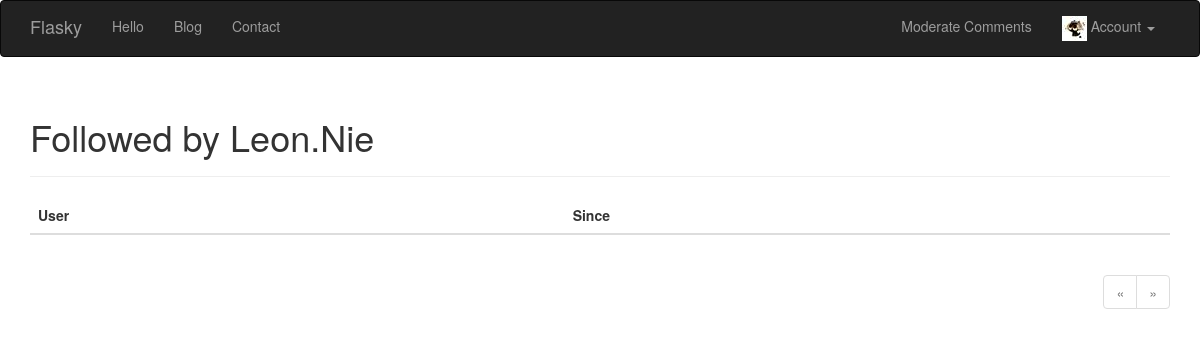
/followed-by/Leon.Nie (signed in), run on an earlier commit of the app's database.
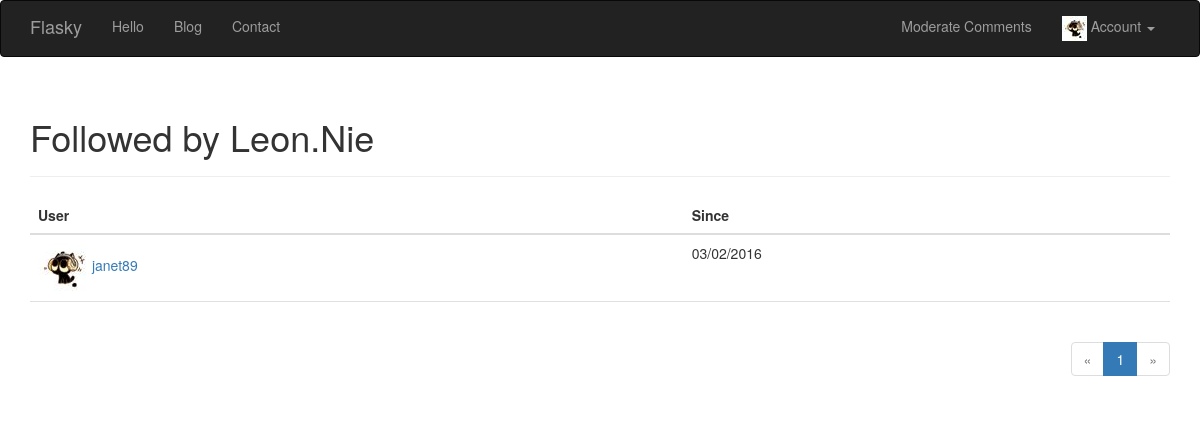
And on a later commit of the database.
### app/models.py (models this page shows, shortened)
class User(UserMixin, db.Model):
    __tablename__ = 'users'
    id = db.Column(db.Integer, primary_key=True)
    email = db.Column(db.String(64), unique=True, index=True)
    username = db.Column(db.String(64), unique=True, index=True)
    role_id = db.Column(db.Integer, db.ForeignKey('roles.id'))
    password_hash = db.Column(db.String(128))
    confirmed = db.Column(db.BOOLEAN, default=False)
    followed = db.relationship('Follow',
                               foreign_keys=[Follow.follower_id],
                               backref=db.backref('follower', lazy='joined'),
                               lazy='dynamic',
                               cascade='all,delete-orphan')
    followers = db.relationship('Follow',
                                foreign_keys=[Follow.followed_id],
                                backref=db.backref('followed', lazy='joined'),
                                lazy='dynamic',
                                cascade='all, delete-orphan')
    comments = db.relationship('Comment', backref='author', lazy='dynamic')
    name = db.Column(db.String(64))
    location = db.Column(db.String(64))
    about_me = db.Column(db.Text())
    Ico = db.Column(db.Integer, default='2')
    member_since = db.Column(db.DateTime(), default=datetime.utcnow)  # 注册时间，db.Column()参数可以接受函数为参数
    last_seen = db.Column(db.DateTime, default=datetime.utcnow)  # 最后登录时间
    posts = db.relationship('Post', backref='author', lazy='dynamic')
    @property
    def password(self):
        raise AttributeError('Password is not a readable attribute')
    def can(self, permissions):
        return self.role.permissions is not None and (self.role.permissions & permissions) == permissions
    def ping(self):
        self.last_seen = datetime.utcnow()
        db.session.add(self)
    def IDIco(self, size='big'):
        if self.Ico is not None:
            if size == "mid":
                url = '../static/avatar/' + str(self.Ico) + '_mid.jpg'
            elif size == "li":
                url = '../static/avatar/' + str(self.Ico) + '_li.jpg'
            else:
                url = '../static/avatar/' + str(self.Ico) + '.jpg'
            return url

class Follow(db.Model):
    __tablename__ = 'follows'
    follower_id = db.Column(db.Integer, db.ForeignKey('users.id'), primary_key=True)
    followed_id = db.Column(db.Integer, db.ForeignKey('users.id'), primary_key=True)
    timestamp = db.Column(db.DateTime, default=datetime.utcnow)

### app/main/views.py (the view)
@main.route('/followed-by/<username>')
def followed_by(username):
    user = User.query.filter_by(username=username).first()
    if user is None:
        flash('Invalid user.')
        return redirect(url_for('.index'))
    page = request.args.get('page', 1, type=int)
    pagination = user.followed.paginate(
            page, per_page=current_app.config['FLASKY_FOLLOWERS_PER_PAGE'],
            error_out=False)
    follows = [{'user': item.followed, 'timestamp': item.timestamp}
               for item in pagination.items]
    return render_template('followers.html', user=user, title="Followed by",
                           endpoint='.followed_by', pagination=pagination,
                           follows=follows)

### app/auth/views.py (called while the page is built)
@auth.before_app_request
def before_request():
    if current_user.is_authenticated:
        current_user.ping()

### app/main/__init__.py (called while the page is built)
@main.app_context_processor
def inject_permissions():
    return dict(Permission=Permission)

### app/models.py (called while the page is built)
@login_manager.user_loader
def load_user(user_id):
    return User.query.get(int(user_id))

### app/templates/followers.html (shortened to what this page needs)
{% extends "base.html" %}
{% import "_macros.html" as macros %}
{% block page_content %}
<div class="page-header">
    <h1>{{ title }} {{ user.username }}</h1>
</div>
<table class="table table-hover followers">
    <thead><tr><th>User</th><th>Since</th></tr></thead>
    {% for follow in follows %}
    {% if follow.user != user %}
    <tr>
        <td>
            <a href="{{ url_for('.user', username = follow.user.username) }}">
                <img class="img-rounded" src="{{ user.IDIco('mid') }}">
                {{ follow.user.username }}
            </a>
        </td>
        <td>{{ moment(follow.timestamp).format('L') }}</td>
    </tr>
    {% endif %}
    {% endfor %}
</table>
<div class="pagination">
    {{ macros.pagination_widget(pagination, endpoint, username = user.username) }}
</div>
{% endblock %}

What changed in the data, as far as the page shows it:
now on this page (row unchanged): User: user.username "janet89"
added Follow: timestamp "03/02/2016"
Also different on the page:
new list line: "1"
